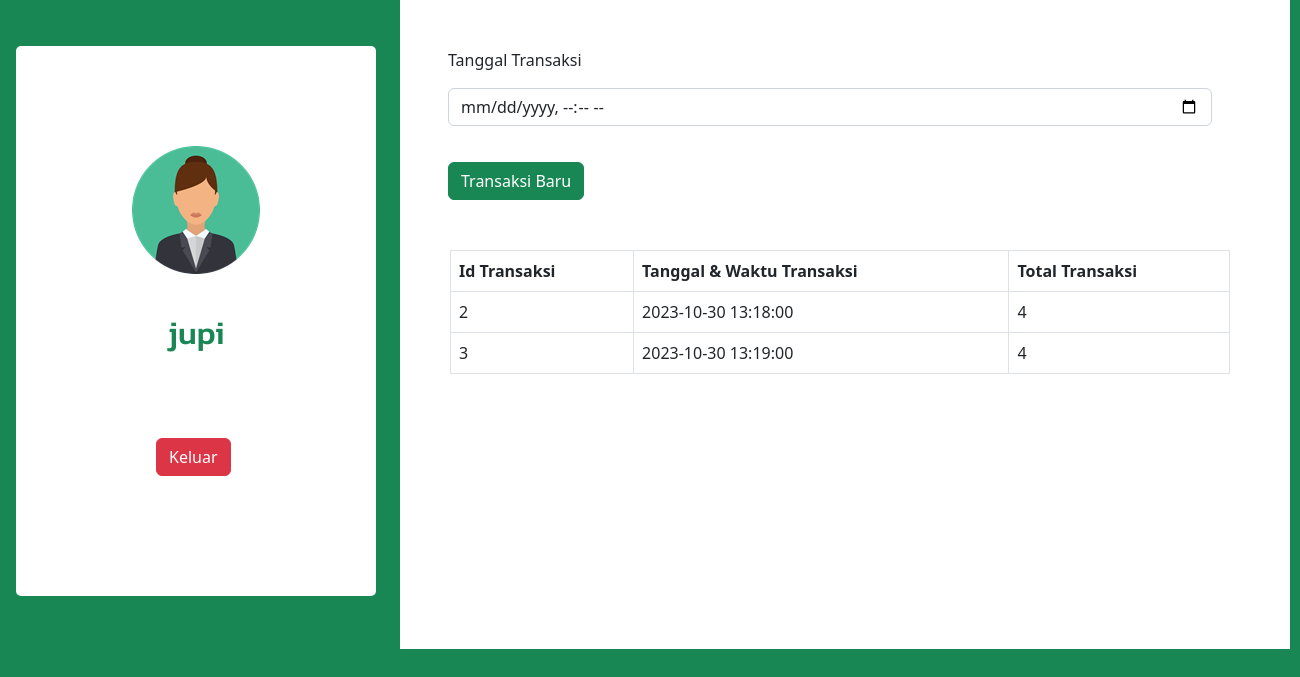
Screenshot of /ProjectUAS-Webdas_Final_Kasir/kasir_page.php (signed in) with the database file from the repository.
### tables this page shows
CREATE TABLE `tb_transaksi` (
  `id_transaksi` int(11) NOT NULL,
  `tgl_transaksi` datetime DEFAULT NULL,
  `id_user` int(11) DEFAULT NULL
);

### ProjectUAS-Webdas_Final_Kasir/kasir_page.php (the view, shortened to what this page needs)
<!DOCTYPE html>
<html>
<head>
	<link href="https://cdn.jsdelivr.net/npm/bootstrap@5.2.3/dist/css/bootstrap.min.css" rel="stylesheet">
</head>
<body class="bg bg-success">
	<?php
	include '../ProjectUAS-Webdas_Final_Login_LogOut/database.php';
	$username = $_SESSION['username'];
	 ?>
	<div class="containerku">
		<div class="bio text-bg-success p-3">
			<div class="foto">
				<img src="img/user.png" style="display:block; margin:auto;">
				<br>
				<h2 class="text-success p-3" style="text-align: center; font-family: 'Kanit';"><?php echo $username ?></h2>
				<br>
				<br>
				<br>
				<a href="../ProjectUAS-Webdas_Final_Login_LogOut/logout.php"><button type="submit" class="btn btn-danger" style="position: relative; bottom: 10px; left: 140px;">Keluar</button></a>
			</div>
		</div>
		<div class="mb-3 row">
			<div class="tgl">
				<form method="post" action="insert_tgl_transaksi.php">
					<table class="table table-borderless">
						<tr>
							<td>Tanggal Transaksi</td>
						</tr>
						<tr>
							<td><input class="form-control" type="datetime-local" name="tgl_transaksi" required></td>
						</tr>
						<tr>
							<td><button type="submit" class="btn btn-success" style="margin-top: 20px;">Transaksi Baru</button></td>
						</tr>
					</table>
				</form>
			</div>
			<div class="transaksi">
				<div class="scroll">
					<form>
						<table border="1px" class="table table-bordered">
							<tr>
								<th>Id Transaksi</th>
								<th>Tanggal & Waktu Transaksi</th>
								<th>Total Transaksi</th>
							</tr>
							<?php
							$cekdata = mysqli_query($konek, "SELECT * FROM tb_transaksi");
							$data = mysqli_fetch_assoc($cekdata);
							 ?>
							<?php if (isset($data['id_transaksi'])): ?>
								<?php
								$query7 = mysqli_query($konek, "SELECT * FROM tb_transaksi");
								while ($data_transaksi = mysqli_fetch_assoc($query7)) { ?>
									<tr>
										<td><?php echo $data_transaksi['id_transaksi']; ?></td>
										<td><?php echo $data_transaksi['tgl_transaksi']; ?></td>
										<?php
										$id = $data_transaksi['id_transaksi'];
										$query8 = mysqli_query($konek, "SELECT SUM(jumlah_barang) AS total_barang FROM transaksi_detail WHERE id_transaksi = '$id'");
										$jumlah_barang = mysqli_fetch_assoc($query8);
										?>
										<td><?php echo $jumlah_barang['total_barang']; ?></td>
									</tr>
								<?php } ?>
							<?php endif ?>
						</table>
					</form>
				</div>
			</div>
		</div>
	</div>
</body>
</html>

### ProjectUAS-Webdas_Final_Kasir/kasir_page.php (style rules this page uses)
.containerku { width: 1290px; height: 649px; padding: 0; margin: 0; background-color: white; }
.bio { width: 400px; height: 649px; float: left; }
.foto { margin-top: 30px; padding-top: 100px; width: 360px; height: 550px; background-color: white; border-radius: 5px; }
.mb-3 { padding: 20px; }
.tgl { width: 800px; height: 180px; margin: 10px; padding: 10px; }
.transaksi { margin-top: 20px; margin-left: 20px; max-width: 800px; height: 350px; padding: 10px; }
.scroll { height: 86%; overflow: auto; }

### rows the page displays
tb_transaksi: id_transaksi "2", tgl_transaksi "2023-10-30 13:18:00", total_barang "4"
tb_transaksi: id_transaksi "3", tgl_transaksi "2023-10-30 13:19:00", total_barang "4"

### other values shown
$username "jupi"
